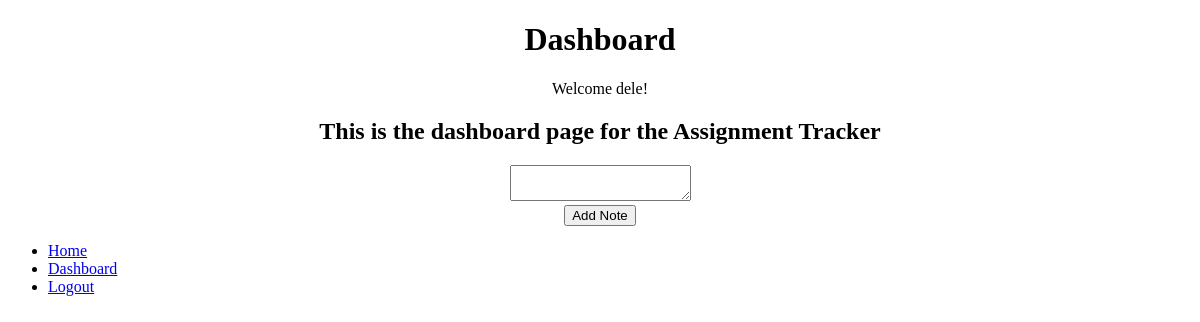
/dashboard (signed in), run on an earlier commit of the app's database.
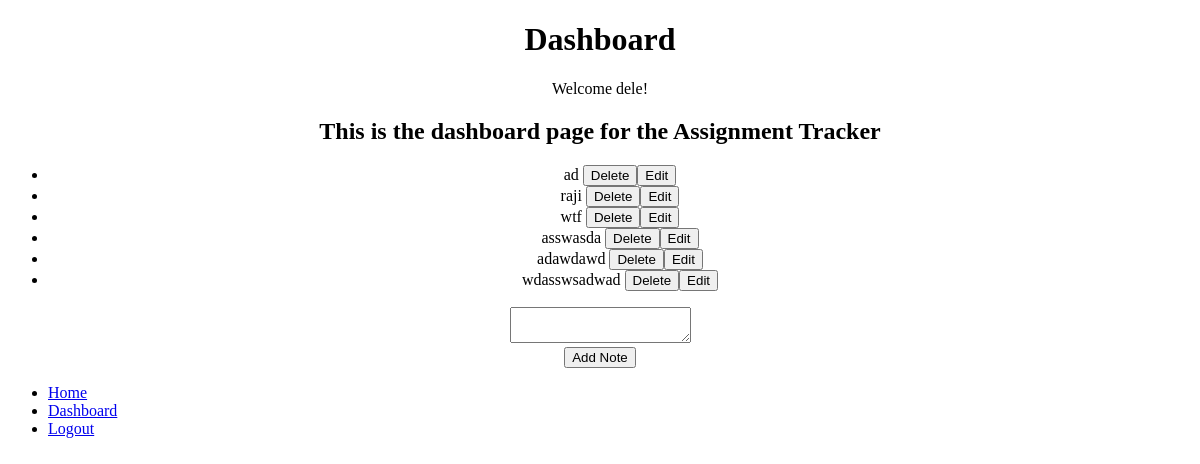
And on a later commit of the database.
### app/models.py (models this page shows)
class User(db.Model, UserMixin):
    id = db.Column(db.Integer, primary_key=True)
    email = db.Column(db.String(150), unique=True)
    username = db.Column(db.String(150), unique=True)
    password = db.Column(db.String(1000))
    notes = db.relationship('Note')

class Note(db.Model):
    id = db.Column(db.Integer, primary_key=True)
    data = db.Column(db.String(10000))
    date= db.Column(db.DateTime(timezone=True), default=db.func.now())
    user_id = db.Column(db.Integer, db.ForeignKey('user.id'))

### app/dashboard/routes.py (the view, shortened to what this page needs)
@views.route("/dashboard", methods=["GET", "POST"])
@login_required
def dashboard():
    return render_template("dashboard.html", user=current_user)

### app/__init__.py (called while the page is built)
def create_app():
    app = Flask(__name__)
    app.config['SECRET_KEY'] = os.environ.get("SECRET_KEY")
    app.config['SQLALCHEMY_DATABASE_URI'] = f'sqlite:///{DB_NAME}'
    db.init_app(app)
    from app.auth.routes import auth
    from app.dashboard.routes import views
    app.register_blueprint(auth, url_prefix="/auth")
    app.register_blueprint(views, url_prefix="/")
    from .models import User, Note
    login_manager = LoginManager()
    login_manager.login_view = "auth.login"
    login_manager.init_app(app)
    @login_manager.user_loader
    def load_user(id):
        return User.query.get(int(id))
    if not path.exists('app/' + DB_NAME):
        with app.app_context():
            db.create_all()
        print('Created Database!')
    return app

### app/templates/dashboard.html (shortened to what this page needs)
{% extends "index.html" %}
{% block content %}
    <div align="center">
        <h1>Dashboard</h1>
        <p>Welcome {{ user.username }}!</p>
        <h2>This is the dashboard page for the Assignment Tracker</h2>
        <ul id="notes">
            {% for note in user.notes %}
            <li>{{ note.data }}<form method="POST" action="/delete-note/{{ note.id }}" style="display: inline;">
                <input type="button" value="Delete"><input type="button" value="Edit" onclick="window.location.href='/edit-note/{{ note.id }}'">
            </form></li>
            {% endfor %}
        </ul>
        <form method="POST">
            <textarea name="note" id="note"></textarea>
            <div align="center">
                <input type="submit" value="Add Note">
            </div>
        </form>
    </div>
{% endblock %}

### app/templates/index.html (shortened to what this page needs)
<!DOCTYPE html>
<html lang="en">
    <head>
        <link rel="stylesheet" href="{{ url_for('static', filename='style.css') }}">
    </head>
    <body>
        <div>
            {% block content %}{% endblock %}
            <nav>
                {% if user.is_authenticated %}
                <ul>
                    <li><a href="/">Home</a></li>
                    <li><a href="/dashboard">Dashboard</a></li>
                    <li><a href="/auth/logout">Logout</a></li>
                </ul>
                {% else %}
                <ul>
                    <li><a href="/">Home</a></li>
                    <li><a href="/auth/login">Login</a></li>
                    <li><a href="/auth/sign-up">Sign Up</a></li>
                </ul>
                {% endif %}
            </nav>
        </div>
    </body>
</html>

What changed in the data, as far as the page shows it:
added Note: data "ad"
added Note: data "raji"
added Note: data "wtf"
added Note: data "asswasda"
added Note: data "adawdawd"
added Note: data "wdasswsadwad"
